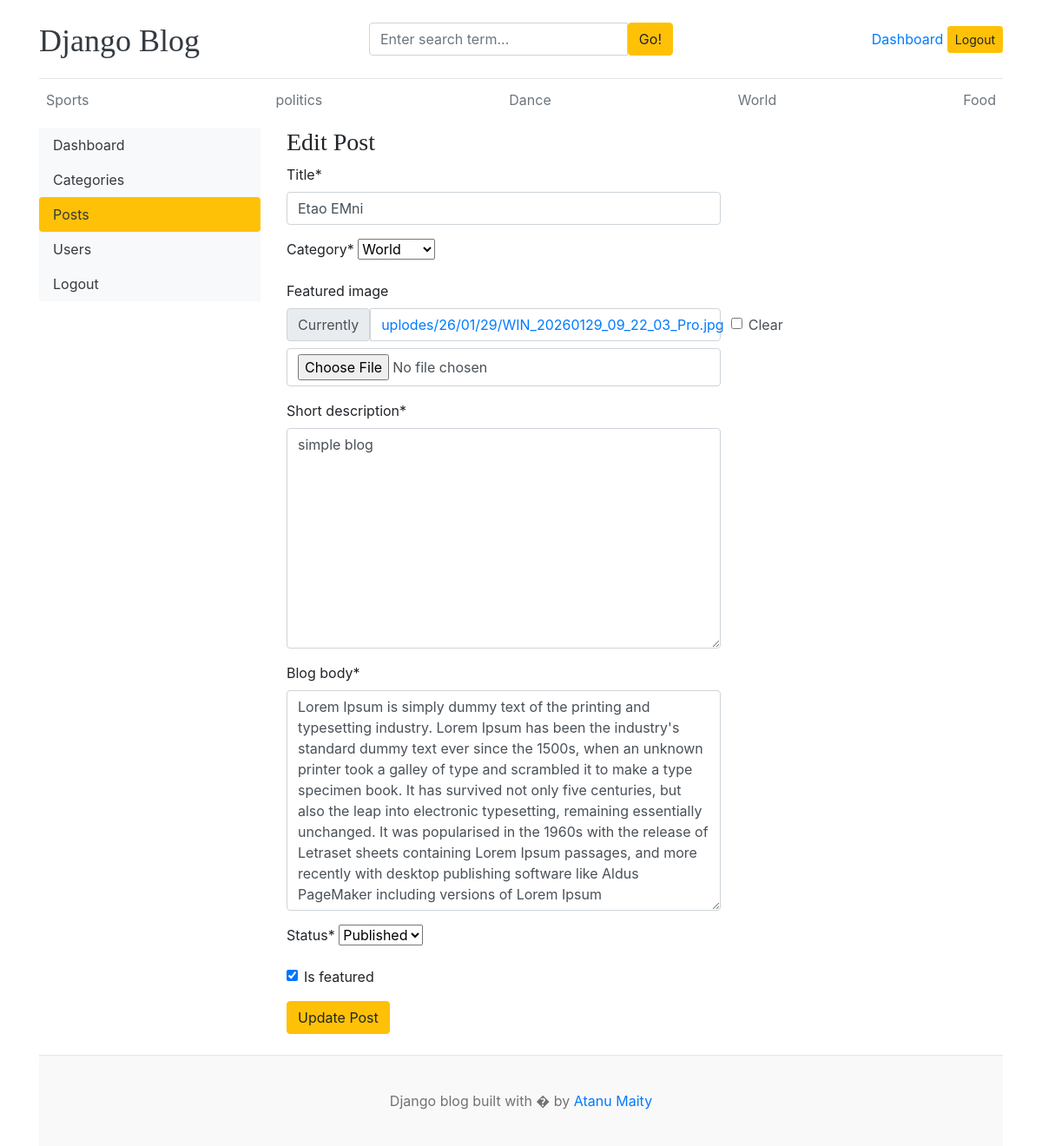
The page /dashboard/posts/edit/8/ (signed in) on the database its author committed.
### blogs/models.py (models this page shows, shortened)
class Category(models.Model):
    category_name = models.CharField(max_length=100, unique=True)
    created_at = models.DateTimeField(auto_now_add=True)
    updated_at = models.DateTimeField(auto_now=True)
    class Meta:
        verbose_name_plural = "Categories"
    def __str__(self):
        return self.category_name

class Blog(models.Model):
    title = models.CharField(max_length=200)
    slug = models.SlugField(max_length=200, unique=True,blank=True)
    category = models.ForeignKey(Category, on_delete=models.CASCADE)
    author = models.ForeignKey(User,on_delete=models.CASCADE)
    featured_image = models.ImageField(upload_to='uplodes/%y/%m/%d', null=True, blank=True)
    short_description = models.TextField(max_length=500)
    blog_body = models.TextField(max_length=5000)
    status = models.CharField(max_length=20, choices=STATUS_CHOICES, default='draft')
    is_featured = models.BooleanField(default=False)
    created_at = models.DateTimeField(auto_now_add=True)
    updated_at = models.DateTimeField(auto_now=True)

### dashboard/views.py (the view, shortened to what this page needs)
# urls.py: path('posts/edit/<int:id>/',views.edit_post,name='edit_post'),
def edit_post(request,id):
    if not (request.user.is_staff or request.user.has_perm('blogs.change_blog')):
        return HttpResponse("You are not authorized to edit posts.")
    post = get_object_or_404(Blog,id=id)
    form = BlogPostForm(instance=post)
    context={
        'form':form,
        'post':post
    }
    return render(request,'dashboard/edit_post.html',context)

### dashboard/forms.py
class BlogPostForm(forms.ModelForm):
    class Meta:
        model = Blog
        fields = ('title','category','featured_image','short_description','blog_body','status','is_featured')

### blogs/context_processors.py (called while the page is built)
def get_categories(request):
    categories = Category.objects.all()
    return dict(categories=categories)

def get_social_links(request):
    follow_us_links = FollowUs.objects.all()
    return dict(follow_us_links=follow_us_links)

### templates/dashboard/edit_post.html (shortened to what this page needs)
{% extends 'base.html' %}
{% block content %}
{% load crispy_forms_tags %}
<div class="row">
    {% include 'dashboard/sidebar.html' %}
    <div class="col-md-9">
        <h3>Edit Post</h3>
        <form action="{% url 'edit_post' post.id %}" method="post" style="width: 500px;">
            {{ form | crispy }}
            <button type="submit" class="btn btn-warning">Update Post</button>
        </form>
        <br>
    </div>
 </div>
{% endblock %}

### templates/base.html (shortened to what this page needs)
 {% load static %}
<!DOCTYPE html>
<html lang="en">
<head>
    <link href="https://getbootstrap.com/docs/4.0/dist/css/bootstrap.min.css" rel="stylesheet" />
    <link href="{% static 'css/blog.css' %}" rel="stylesheet" />
    <link rel="stylesheet" href="https://cdnjs.cloudflare.com/ajax/libs/toastify-js/1.6.1/toastify.css" />
</head>
<body>
    <div class="container">
      <header class="blog-header py-3">
        <div class="row flex-nowrap justify-content-between align-items-center">
          <div class="col-4 pt-1">
            <a class="blog-header-logo text-dark" href="/">Django Blog</a>
          </div>
          <div class="col-4">
            <form action="{% url 'search' %}" method="get">
                    <div class="input-group">
                        <input class="form-control" type="text" name="keyword" value="{{keyword}}" placeholder="Enter search term..." aria-label="Enter search term..." aria-describedby="button-search" />
                        <button type="submit" class="btn btn-warning" id="button-search" type="button">Go!</button>
                    </div>
            </form>
          </div>
          {% if user.is_authenticated %}
          <div class="col-4 d-flex justify-content-end align-items-center">
            <span><a href="{% url 'dashboard' %}">Dashboard</a></span> &nbsp;
            <a class="btn btn-sm btn-warning" href="{% url 'logout' %}">Logout</a>
          </div>
          {% else %}
          <div class="col-4 d-flex justify-content-end align-items-center">
            <a class="btn btn-sm btn-warning" href="{% url 'login' %}">Login</a> &nbsp;
            <a class="btn btn-sm btn-outline-secondary" href="{% url 'register' %}">Register</a>
          </div>
          {% endif %}
        </div>
      </header>
      <div class="nav-scroller py-1 mb-2">
        <nav class="nav d-flex justify-content-between">
          {% for category in categories %}
          <a class="p-2 text-muted" href="{% url 'post_by_category' category.id %}">{{ category.category_name }}</a>
          {% endfor %}
        </nav>
      </div>
{% block content %}
{% endblock %}
<footer class="blog-footer">
  <p>Django blog built with � by <a href="#">Atanu Maity</a></p>
</footer>
</body>
</html>

### blog_main/static/css/blog.css (style rules this page uses)
.blog-header { border-bottom: 1px solid #e5e5e5; }
.blog-header-logo { font-family: "Playfair Display", Georgia, "Times New Roman", serif; font-size: 2.25rem; }
h1, h2, h3, h4, h5, h6 { font-family: "Playfair Display", Georgia, "Times New Roman", serif; }
.blog-footer { padding: 2.5rem 0; color: #727272; text-align: center; background-color: #f9f9f9; border-top: .05rem solid #e5e5e5; }
.blog-footer p:last-child { margin-bottom: 0; }

### rows shown on the page
Category: category_name "Sports"
Category: category_name "politics"
Category: category_name "Dance"
Category: category_name "World"
Category: category_name "Food"
Blog: title "Etao EMni", category "World", short_description "simple blog", blog_body "Lorem Ipsum is simply dummy text of the printing and typesetting industry. Lorem Ipsum has been the industry's standard dummy text ever since the 1500s, when an unknown printer took a galley of type and scrambled it to make a type specimen book. It has survived not only five centuries, but also the leap into electronic typesetting, remaining essentially unchanged. It was popularised in the 1960s with the release of Letraset sheets containing Lorem Ipsum passages, and more recently with desktop publishing software like Aldus PageMaker including versions of Lorem Ipsum", status "Published", is_featured "☑"
